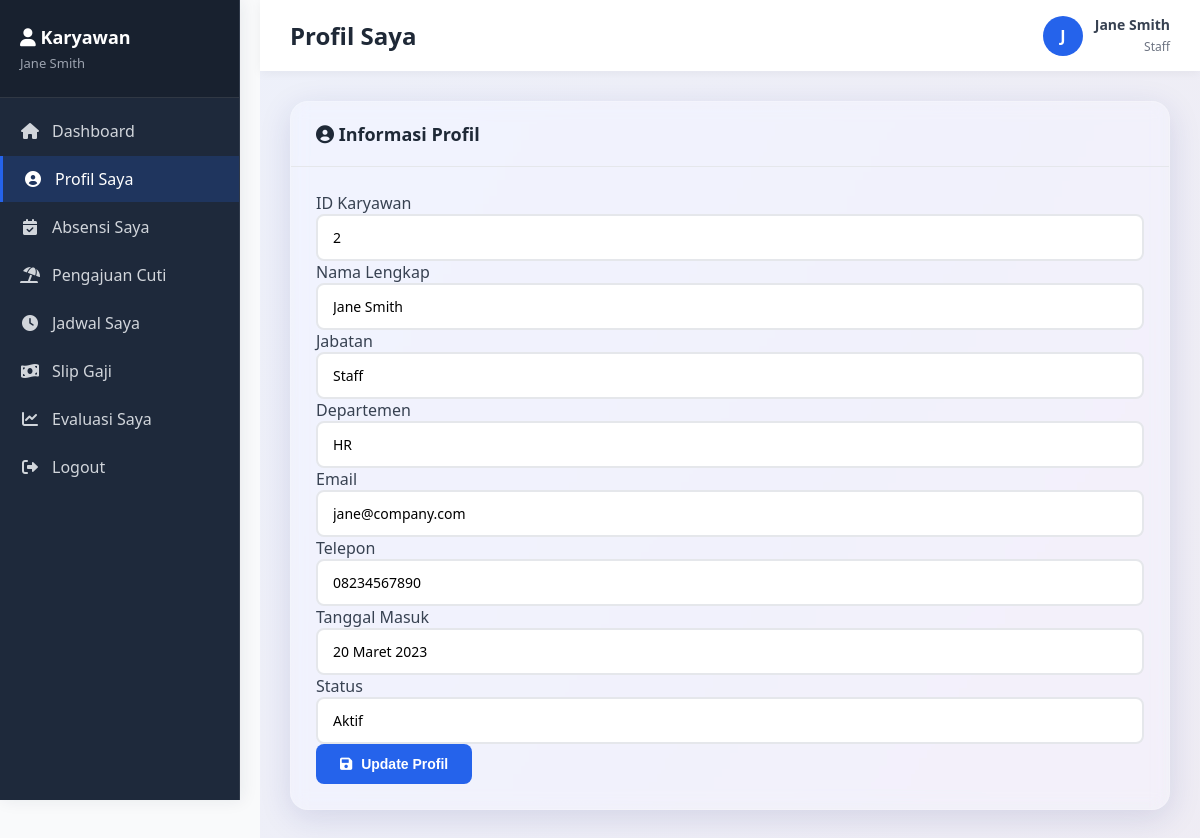
Page /karyawan/profil.php (signed in) on the committed database.
### tables this page shows
CREATE TABLE karyawan (
    id INT PRIMARY KEY AUTO_INCREMENT,
    nama VARCHAR(100) NOT NULL,
    jabatan VARCHAR(50) NOT NULL,
    departemen VARCHAR(50) NOT NULL,
    email VARCHAR(100),
    telepon VARCHAR(20),
    tanggal_masuk DATE,
    gaji_pokok DECIMAL(15,2) DEFAULT 0,
    status ENUM('aktif', 'non-aktif') DEFAULT 'aktif',
    created_at TIMESTAMP DEFAULT CURRENT_TIMESTAMP
);

### config.php (called while the page is built, shortened)
<?php
function formatTanggalIndo($tanggal) {
    $bulan = array(
        1 => 'Januari', 'Februari', 'Maret', 'April', 'Mei', 'Juni',
        'Juli', 'Agustus', 'September', 'Oktober', 'November', 'Desember'
    );
    $pecah = explode('-', $tanggal);
    return $pecah[2] . ' ' . $bulan[(int)$pecah[1]] . ' ' . $pecah[0];
}
?>

### karyawan/profil.php (the view, shortened to what this page needs)
<?php
require_once '../config.php';
?>
<!DOCTYPE html>
<html lang="id">
<head>
    <link rel="stylesheet" href="../assets/css/style.css">
    <link rel="stylesheet" href="https://cdnjs.cloudflare.com/ajax/libs/font-awesome/6.0.0/css/all.min.css">
</head>
<body>
    <div class="dashboard">
        <?php include 'sidebar.php'; ?>
        <main class="main-content">
            <?php include 'topbar.php'; ?>
            <div class="content">
                <div class="card">
                    <div class="card-header">
                        <h3><i class="fas fa-user-circle"></i> Informasi Profil</h3>
                    </div>
                    <div class="card-body">
                        <form method="POST">
                            <div class="form-group">
                                <label>ID Karyawan</label>
                                <input type="text" value="<?php echo $dataKaryawan['id']; ?>" readonly>
                            </div>
                            <div class="form-group">
                                <label>Nama Lengkap</label>
                                <input type="text" value="<?php echo $dataKaryawan['nama']; ?>" readonly>
                            </div>
                            <div class="form-group">
                                <label>Jabatan</label>
                                <input type="text" value="<?php echo $dataKaryawan['jabatan']; ?>" readonly>
                            </div>
                            <div class="form-group">
                                <label>Departemen</label>
                                <input type="text" value="<?php echo $dataKaryawan['departemen']; ?>" readonly>
                            </div>
                            <div class="form-group">
                                <label for="email">Email</label>
                                <input type="email" id="email" name="email" value="<?php echo $dataKaryawan['email']; ?>">
                            </div>
                            <div class="form-group">
                                <label for="telepon">Telepon</label>
                                <input type="text" id="telepon" name="telepon" value="<?php echo $dataKaryawan['telepon']; ?>">
                            </div>
                            <div class="form-group">
                                <label>Tanggal Masuk</label>
                                <input type="text" value="<?php echo formatTanggalIndo($dataKaryawan['tanggal_masuk']); ?>" readonly>
                            </div>
                            <div class="form-group">
                                <label>Status</label>
                                <input type="text" value="<?php echo ucfirst($dataKaryawan['status']); ?>" readonly>
                            </div>
                            <button type="submit" class="btn btn-primary">
                                <i class="fas fa-save"></i> Update Profil
                            </button>
                        </form>
                    </div>
                </div>
            </div>
        </main>
    </div>
</body>
</html>

### karyawan/topbar.php
<?php
$dataKaryawan = $conn->query("SELECT * FROM karyawan WHERE id = {$_SESSION['id_karyawan']}")->fetch_assoc();
?>
<div class="topbar">
    <div class="topbar-left">
        <h1><?php
            $page = basename($_SERVER['PHP_SELF'], '.php');
            $titles = [
                'dashboard' => 'Dashboard',
                'profil' => 'Profil Saya',
                'absensi' => 'Absensi Saya',
                'cuti' => 'Pengajuan Cuti',
                'jadwal' => 'Jadwal Saya',
                'payroll' => 'Slip Gaji',
                'evaluasi' => 'Evaluasi Saya'
            ];
            echo $titles[$page] ?? 'Karyawan Panel';
        ?></h1>
    </div>
    <div class="topbar-right">
        <div class="user-info">
            <div class="user-avatar"><?php echo strtoupper(substr($_SESSION['nama'], 0, 1)); ?></div>
            <div class="user-details">
                <strong><?php echo $_SESSION['nama']; ?></strong>
                <small><?php echo $dataKaryawan['jabatan'] ?? 'Karyawan'; ?></small>
            </div>
        </div>
    </div>
</div>

### assets/css/style.css (style rules this page uses)
* { margin: 0; padding: 0; box-sizing: border-box; }
:root { --primary-color: #2563eb; --secondary-color: #1e40af; --success-color: #10b981; --danger-color: #ef4444; --warning-color: #f59e0b; --info-color: #3b82f6; --dark-color: #1f2937; --light-color: #f9fafb; --border-color: #e5e7eb; --text-color: #374151; --text-light: #6b7280; }

### rows in the picture
karyawan: jabatan "Staff", id "2", nama "Jane Smith", departemen "HR", email "jane@company.com", telepon "08234567890", tanggal_masuk "20 Maret 2023", status "Aktif"

### other values in the picture
$_SESSION['nama'] "Jane Smith"
$titles[$page] "Profil Saya"
substr($_SESSION['nama'], 0, 1) "J"
